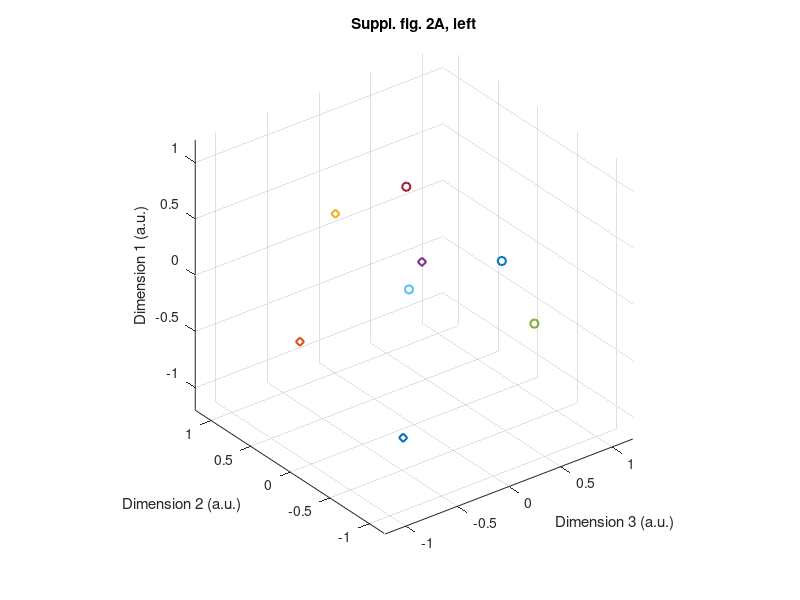
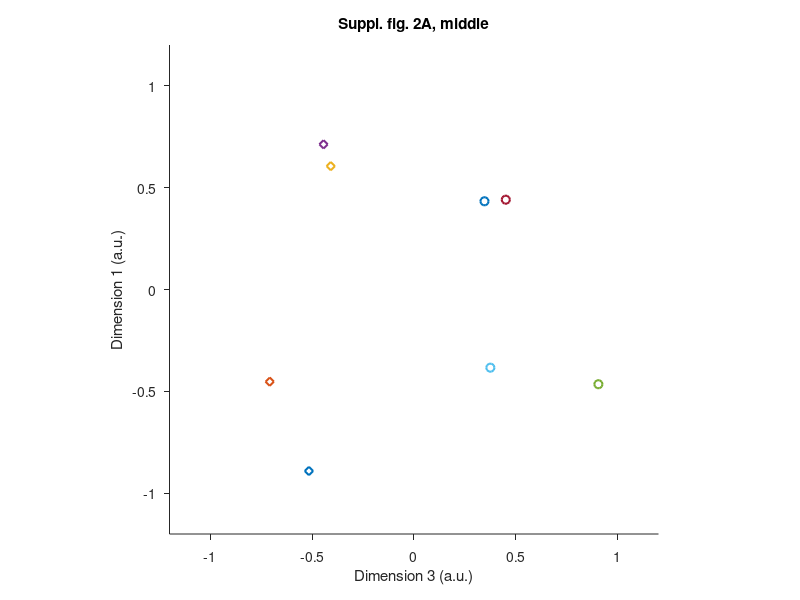
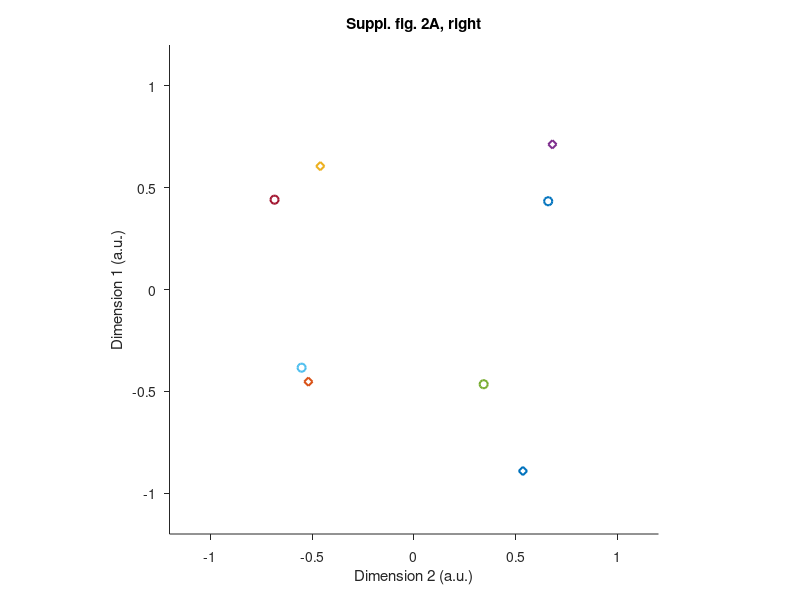

These charts were generated, in order, by the following MATLAB code:
clear all;
close all;
clc;
%% Supplemental figure 3A, from Drifting codes (2020) Wolff et al.
cd('D:\Drifting codes\upload files') % path to main dir.
addpath(genpath(cd))

% channels of interest
test_chans = {'P7';'P5';'P3';'P1';'Pz';'P2';'P4';'P6';'P8';'PO7';'PO3';'POz';'PO4';'PO8';'O2';'O1';'Oz'};

reps=100; % number of repeats for random subsampling
span=5; % number of time-points to average over (5 = 10 ms for 500 Hz)
toi=[.1 .4001];
angspace=-pi+pi/4:pi/2:pi-pi/4; % orientation space
do_MDS=0; %1=run the MDS, or 0= load in previous output
%%
if do_MDS
    for sub=1:24
        fprintf(['Doing ' num2str(sub) '\n'])
        
        load(['dat_2015_' num2str(sub) '.mat']);
        
        % trials to include (based on performance and previously marked
        % "bad" trials
        incl_i=setdiff(1:size(Results,1), ft_imp.bad_trials);
        
        % extract good trials, channels and time window of interest of
        % impulse epoch and reformat
        dat_temp=ft_imp.trial(incl_i,ismember(ft_imp.label,test_chans),ft_imp.time>toi(1)&ft_imp.time<=toi(2));
        dat_temp=bsxfun(@minus,dat_temp,mean(dat_temp,3)); % take relative baseline
        dat_temp=movmean(dat_temp,span,3,'Endpoints','discard'); % downsample
        dat_temp=dat_temp(:,:,1:span:end);
        dat_imp=reshape(dat_temp,[size(dat_temp,1),size(dat_temp,2)*size(dat_temp,3)]); %combine channel and time dimensions
        
        clear ft_imp
        %%
        onset_cond=Results(incl_i,2);
        item_rad=Results(incl_i,1).*2;
        
        % replace orientation values to the closes value of the current
        % orientation space
        ang_bin_temp=repmat(angspace,[1 length(item_rad)]);
        [~,ind]= min(abs(circ_dist2(angspace,item_rad)));
        bin_item=ang_bin_temp(ind)';
        
        bin_item_early=bin_item(onset_cond==1,1);
        bin_item_late=bin_item(onset_cond==2,1);
        
        dat_early=dat_imp(onset_cond==1,:,:);
        dat_late=dat_imp(onset_cond==2,:,:);
        clear dat_imp
        %%
        % compute covariance matrices for mahalanobis distances
        sigma=covdiag(cat(1,dat_late,dat_early));
        
         % get minimum number of trials for subsampling
        out = [angspace',histc(bin_item_early,angspace')];
        min_cond_early=min(out(:,2));
        out = [angspace',histc(bin_item_late,angspace')];
        min_cond_late=min(out(:,2));
        min_cond=min(cat(1,min_cond_early,min_cond_late));
        dists_temp=nan(reps,8,8);
        for r=1:reps
            dat_early_av=[]; dat_late_av=[];
            for ang=angspace
                trls=randsample(find(bin_item_late==ang),min_cond);
                dat_temp=mean(dat_late(trls,:),1);
                dat_late_av=cat(1,dat_late_av,dat_temp);
                trls=randsample(find(bin_item_early==ang),min_cond);
                dat_temp=mean(dat_early(trls,:),1);
                dat_early_av=cat(1,dat_early_av,dat_temp);
            end
            % get all pairwise distances between orientations and locations
            dists_temp(r,:,:)=squareform(pdist(cat(1,dat_late_av,dat_early_av),'mahalanobis',sigma));
        end
        dists(sub,:,:)=squeeze(mean(dists_temp,1));
    end
else
    load('S3A_Fig_results.mat')
end
Coords=cmdscale(squeeze(mean(dists,1)));
%% Suppl. figure 3A left
figure
scatter3(squeeze(Coords(1,3)),squeeze(Coords(1,2)),squeeze(Coords(1,1)),'dm','LineWidth',1.5), hold on
scatter3(squeeze(Coords(2,3)),squeeze(Coords(2,2)),squeeze(Coords(2,1)),'dg','LineWidth',1.5), hold on
scatter3(squeeze(Coords(3,3)),squeeze(Coords(3,2)),squeeze(Coords(3,1)),'db','LineWidth',1.5), hold on
scatter3(squeeze(Coords(4,3)),squeeze(Coords(4,2)),squeeze(Coords(4,1)),'dc','LineWidth',1.5), hold on
scatter3(squeeze(Coords(5,3)),squeeze(Coords(5,2)),squeeze(Coords(5,1)),'om','LineWidth',1.5), hold on
scatter3(squeeze(Coords(6,3)),squeeze(Coords(6,2)),squeeze(Coords(6,1)),'og','LineWidth',1.5), hold on
scatter3(squeeze(Coords(7,3)),squeeze(Coords(7,2)),squeeze(Coords(7,1)),'ob','LineWidth',1.5), hold on
scatter3(squeeze(Coords(8,3)),squeeze(Coords(8,2)),squeeze(Coords(8,1)),'oc','LineWidth',1.5), hold on
xlabel('Dimension 3 (a.u.)')
ylabel('Dimension 2 (a.u.)')
zlabel('Dimension 1 (a.u.)')
xlim([-1.2 1.2])
ylim([-1.2 1.2])
zlim([-1.2 1.2])
pbaspect([1 1 1])
set(gca,'TickDir','out')
title('Suppl. fig. 2A, left')
%% Suppl. figure 3A middle
figure
scatter(squeeze(Coords(1,3)),squeeze(Coords(1,1)),'dm','LineWidth',1.5), hold on
scatter(squeeze(Coords(2,3)),squeeze(Coords(2,1)),'dg','LineWidth',1.5), hold on
scatter(squeeze(Coords(3,3)),squeeze(Coords(3,1)),'db','LineWidth',1.5), hold on
scatter(squeeze(Coords(4,3)),squeeze(Coords(4,1)),'dc','LineWidth',1.5), hold on
scatter(squeeze(Coords(5,3)),squeeze(Coords(5,1)),'om','LineWidth',1.5), hold on
scatter(squeeze(Coords(6,3)),squeeze(Coords(6,1)),'og','LineWidth',1.5), hold on
scatter(squeeze(Coords(7,3)),squeeze(Coords(7,1)),'ob','LineWidth',1.5), hold on
scatter(squeeze(Coords(8,3)),squeeze(Coords(8,1)),'oc','LineWidth',1.5), hold on
xlabel('Dimension 3 (a.u.)')
ylabel('Dimension 1 (a.u.)')
xlim([-1.2 1.2])
ylim([-1.2 1.2])
pbaspect([1 1 1])
set(gca,'TickDir','out')
title('Suppl. fig. 2A, middle')
%% Suppl. figure 3A right
figure
scatter(squeeze(-Coords(1,2)),squeeze(Coords(1,1)),'dm','LineWidth',1.5), hold on
scatter(squeeze(-Coords(2,2)),squeeze(Coords(2,1)),'dg','LineWidth',1.5), hold on
scatter(squeeze(-Coords(3,2)),squeeze(Coords(3,1)),'db','LineWidth',1.5), hold on
scatter(squeeze(-Coords(4,2)),squeeze(Coords(4,1)),'dc','LineWidth',1.5), hold on
scatter(squeeze(-Coords(5,2)),squeeze(Coords(5,1)),'om','LineWidth',1.5), hold on
scatter(squeeze(-Coords(6,2)),squeeze(Coords(6,1)),'og','LineWidth',1.5), hold on
scatter(squeeze(-Coords(7,2)),squeeze(Coords(7,1)),'ob','LineWidth',1.5), hold on
scatter(squeeze(-Coords(8,2)),squeeze(Coords(8,1)),'oc','LineWidth',1.5), hold on
xlabel('Dimension 2 (a.u.)')
ylabel('Dimension 1 (a.u.)')
xlim([-1.2 1.2])
ylim([-1.2 1.2])
pbaspect([1 1 1])
set(gca,'TickDir','out')
title('Suppl. fig. 2A, right')

